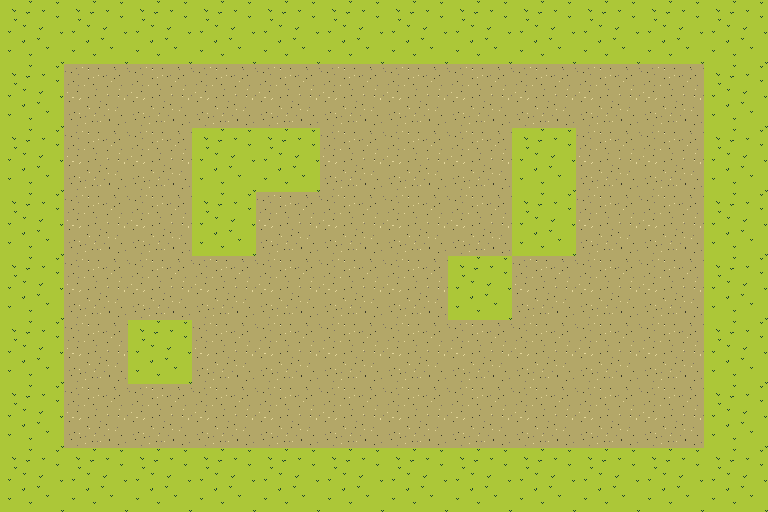

Rendered tile map (Tiled .tmx) drawn with the repository's tilesets; below, a short description and the full map source, tile grids included:
An orthogonal 12x8 tile map with 64x64 px tiles, 1 tile layer (Tile Layer 1).

<map version="1.0" orientation="orthogonal" renderorder="right-down" width="12" height="8" tilewidth="64" tileheight="64" nextobjectid="1">
 <tileset firstgid="1" name="SpriteSheet" tilewidth="64" tileheight="64" tilecount="5" columns="5">
  <image source="SpriteSheet.png" width="320" height="64" />
 </tileset>
 <layer name="Tile Layer 1" width="12" height="8">
  <data encoding="csv">
3,3,3,3,3,3,3,3,3,3,3,3,
3,4,4,4,4,4,4,4,4,4,4,3,
3,4,4,3,3,4,4,4,3,4,4,3,
3,4,4,3,4,4,4,4,3,4,4,3,
3,4,4,4,4,4,4,3,4,4,4,3,
3,4,3,4,4,4,4,4,4,4,4,3,
3,4,4,4,4,4,4,4,4,4,4,3,
3,3,3,3,3,3,3,3,3,3,3,3
</data>
 </layer>
</map>